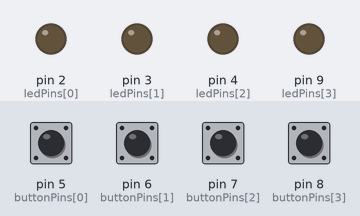
The program below on a simulated Arduino Uno, built with avr-gcc and run on an emulated ATmega328P. On the bench: output pins drawn as LEDs (lit = HIGH). Dashed ring = blinking. The inputs (shaded band) are chosen by the test bench; at power-on: pin 5 (buttonPins[0]), pin 6 (buttonPins[1]), pin 7 (buttonPins[2]), pin 8 (buttonPins[3]) LOW.

Above: at 1.2 s.
1.3 s: pin 5 (buttonPins[0]) pulsed HIGH 5 times (0.12 s each, 0.3 s apart)
At 2.8 s:
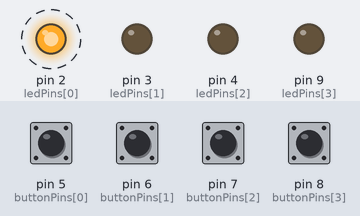
Timing chart, 0 to 10.8 s (numbered marks = the images above; inputs shaded):
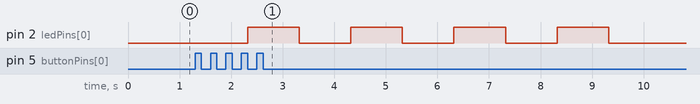

The program:

main.cpp
```cpp
const int ledPins[4] = {2, 3, 4, 9};
const int buttonPins[4] = {5, 6, 7, 8};

const int lengthOfPairs = sizeof(ledPins)/sizeof(ledPins[0]);

int buttonStates[4] = {LOW, LOW, LOW, LOW};
int lastButtonStates[4] = {LOW, LOW, LOW, LOW};

// Current created LED sequence
// index => LED index (LED pin can be obtained from mappedLeds)
int ledSequence[4] = {-1, -1, -1, -1};
// Current index of led sequence that can be binded to a LED index
int currentIndex = 0;

unsigned long previousMillis = 0;

void setup()
{
  for (int i = 0; i < lengthOfPairs; i++) {
  	pinMode(ledPins[i], OUTPUT);
    pinMode(buttonPins[i], INPUT);
  }

  Serial.begin(9600);
}

void addLedToSequence(int ledIndex)
{
  ledSequence[currentIndex] = ledIndex;

  currentIndex++;
}

void digitalReadButtons()
{
  for (int i = 0; i < lengthOfPairs; i++) {
    lastButtonStates[i] = digitalRead(buttonPins[i]);
  }
}

void updateLastButtonStates()
{
  for (int i = 0; i < lengthOfPairs; i++) {
    buttonStates[i] = lastButtonStates[i];
  }
}

void resetLedSequence()
{
  currentIndex = 0;
  for (int i =0; i < lengthOfPairs; i++) {
    ledSequence[i] = -1;
  }
}

void loop()
{
  unsigned long currentMillis = millis();

  digitalReadButtons();

  if (currentMillis - previousMillis >= 50 ) {
    for (int i = 0; i < lengthOfPairs; i++) {
      if (buttonStates[i] != lastButtonStates[i]) {
        if (buttonStates[i] == HIGH) {
          addLedToSequence(i);
        }
      }
    }
  }

  if (currentIndex >= lengthOfPairs) {
    for (int i = 0; i < lengthOfPairs; i++) {
      int ledIndex = ledSequence[i];
      digitalWrite(ledPins[ledIndex], HIGH);
      delay(1000);
      digitalWrite(ledPins[ledIndex], LOW);
      delay(1000);
    }

    resetLedSequence();
  }

  updateLastButtonStates();
}


//#include <Arduino.h>

//void setup() {
  // put your setup code here, to run once:
//  pinMode();
//}

//void loop() {
  // put your main code here, to run repeatedly:
//}

// const int ledOne = 2;
// const int ledTwo = 3;
// const int ledThree = 4;

// const int buttonOne = 5;
// const int buttonTwo = 6;
// const int buttonThree = 7;

// int buttonOneState = LOW;
// int lastButtonOneState = LOW;
// int buttonTwoState = LOW;
// int lastButtonTwoState = LOW;
// int buttonThreeState = LOW;
// int lastButtonThreeState = LOW;

// // Available LEDs: index => ledPin
// int mappedLeds[3] = {ledOne, ledTwo, ledThree};

// // Current created LED sequence
// // index => LED index (LED pin can be obtained from mappedLeds)
// int ledSequence[3] = {-1, -1, -1};
// // Current index of led sequence that can be binded to a LED index
// int currentIndex = 0;

// void setup()
// {
//   pinMode(ledOne, OUTPUT);
//   pinMode(ledTwo, OUTPUT);
//   pinMode(ledThree, OUTPUT);

//   pinMode(buttonOne, INPUT);
//   pinMode(buttonTwo, INPUT);
//   pinMode(buttonThree, INPUT);

//   Serial.begin(9600);
// }

// void addLedToSequence(int ledNumber)
// {
//   ledSequence[currentIndex] = ledNumber;

//   currentIndex++;
// }

// void loop()
// {
//   buttonOneState = digitalRead(buttonOne);
//   buttonTwoState = digitalRead(buttonTwo);
//   buttonThreeState = digitalRead(buttonThree);

//   if (buttonOneState != lastButtonOneState)
//   {
//     if (buttonOneState == HIGH)
//     {
//       Serial.println("Button one pressed!");
//       addLedToSequence(0);
//       Serial.println(ledSequence[0]);
//       Serial.println(ledSequence[1]);
//       Serial.println(ledSequence[2]);
//     }

//     delay(50);
//   }

//   if (buttonTwoState != lastButtonTwoState)
//   {
//     if (buttonTwoState == HIGH)
//     {
//       Serial.println("Button two pressed!");
//       addLedToSequence(1);
//       Serial.println(ledSequence[0]);
//       Serial.println(ledSequence[1]);
//       Serial.println(ledSequence[2]);
//     }

//     delay(50);
//   }

//   if (buttonThreeState != lastButtonThreeState)
//   {
//     if (buttonThreeState == HIGH)
//     {
//       Serial.println("Button three pressed!");
//       addLedToSequence(2);

//       // Serial.println(currentIndex);
//       Serial.println(ledSequence[0]);
//       Serial.println(ledSequence[1]);
//       Serial.println(ledSequence[2]);
//     }

//     delay(50);
//   }

//   if (currentIndex >= 3)
//   {
//     for (int i = 0; i < 3; i++)
//     {
//       int ledNumber = ledSequence[i];
//       digitalWrite(mappedLeds[ledNumber], HIGH);
//       delay(1000);
//       digitalWrite(mappedLeds[ledNumber], LOW);
//       delay(1000);
//     }

//     currentIndex = 0;
//     ledSequence[0] = -1;
//     ledSequence[1] = -1;
//     ledSequence[2] = -1;
//   }

//   lastButtonOneState = buttonOneState;
//   lastButtonTwoState = buttonTwoState;
//   lastButtonThreeState = buttonThreeState;
// }
```

Measured:
- after the input at 1.3 s, pin 2 (ledPins[0]): alternates HIGH for 1.0 s and LOW for 1.0 s, 8 changes in all, then stays LOW, starting after 1.0 s
